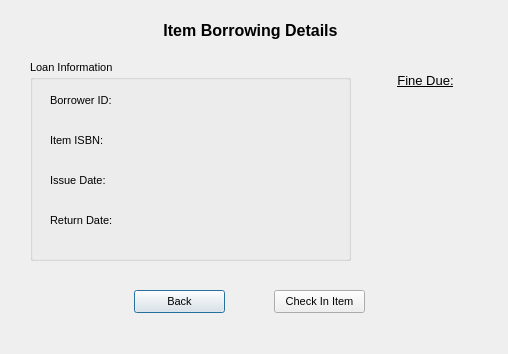
<?xml version="1.0" encoding="UTF-8"?>
<ui version="4.0">
 <class>ReturnItemWindow</class>
 <widget class="QDialog" name="ReturnItemWindow">
  <property name="geometry">
   <rect>
    <x>0</x>
    <y>0</y>
    <width>508</width>
    <height>354</height>
   </rect>
  </property>
  <property name="font">
   <font>
    <pointsize>12</pointsize>
    <weight>75</weight>
    <bold>true</bold>
   </font>
  </property>
  <property name="windowTitle">
   <string>Dialog</string>
  </property>
  <widget class="QLabel" name="label">
   <property name="geometry">
    <rect>
     <x>100</x>
     <y>20</y>
     <width>301</width>
     <height>21</height>
    </rect>
   </property>
   <property name="text">
    <string>Item Borrowing Details</string>
   </property>
   <property name="alignment">
    <set>Qt::AlignCenter</set>
   </property>
  </widget>
  <widget class="QGroupBox" name="groupBox">
   <property name="geometry">
    <rect>
     <x>30</x>
     <y>60</y>
     <width>321</width>
     <height>201</height>
    </rect>
   </property>
   <property name="font">
    <font>
     <pointsize>8</pointsize>
     <weight>50</weight>
     <bold>false</bold>
    </font>
   </property>
   <property name="title">
    <string>Loan Information</string>
   </property>
   <widget class="QLabel" name="sdfgh_2">
    <property name="geometry">
     <rect>
      <x>20</x>
      <y>30</y>
      <width>71</width>
      <height>21</height>
     </rect>
    </property>
    <property name="text">
     <string>Borrower ID:</string>
    </property>
   </widget>
   <widget class="QLabel" name="dsfg">
    <property name="geometry">
     <rect>
      <x>20</x>
      <y>70</y>
      <width>71</width>
      <height>21</height>
     </rect>
    </property>
    <property name="text">
     <string>Item ISBN:</string>
    </property>
   </widget>
   <widget class="QLabel" name="sdfgh">
    <property name="geometry">
     <rect>
      <x>20</x>
      <y>110</y>
      <width>71</width>
      <height>21</height>
     </rect>
    </property>
    <property name="text">
     <string>Issue Date:</string>
    </property>
   </widget>
   <widget class="QLabel" name="bid_4">
    <property name="geometry">
     <rect>
      <x>20</x>
      <y>150</y>
      <width>71</width>
      <height>21</height>
     </rect>
    </property>
    <property name="text">
     <string>Return Date:</string>
    </property>
   </widget>
   <widget class="QLabel" name="bid">
    <property name="geometry">
     <rect>
      <x>100</x>
      <y>30</y>
      <width>171</width>
      <height>21</height>
     </rect>
    </property>
    <property name="text">
     <string/>
    </property>
   </widget>
   <widget class="QLabel" name="iid">
    <property name="geometry">
     <rect>
      <x>100</x>
      <y>70</y>
      <width>171</width>
      <height>21</height>
     </rect>
    </property>
    <property name="text">
     <string/>
    </property>
   </widget>
   <widget class="QLabel" name="idate">
    <property name="geometry">
     <rect>
      <x>100</x>
      <y>110</y>
      <width>171</width>
      <height>21</height>
     </rect>
    </property>
    <property name="text">
     <string/>
    </property>
   </widget>
   <widget class="QLabel" name="rdate">
    <property name="geometry">
     <rect>
      <x>100</x>
      <y>150</y>
      <width>171</width>
      <height>21</height>
     </rect>
    </property>
    <property name="text">
     <string/>
    </property>
   </widget>
  </widget>
  <widget class="QLabel" name="label_2">
   <property name="geometry">
    <rect>
     <x>380</x>
     <y>70</y>
     <width>91</width>
     <height>21</height>
    </rect>
   </property>
   <property name="font">
    <font>
     <pointsize>10</pointsize>
     <weight>50</weight>
     <bold>false</bold>
     <underline>true</underline>
    </font>
   </property>
   <property name="text">
    <string>Fine Due:</string>
   </property>
   <property name="alignment">
    <set>Qt::AlignCenter</set>
   </property>
  </widget>
  <widget class="QLabel" name="fine">
   <property name="geometry">
    <rect>
     <x>380</x>
     <y>110</y>
     <width>91</width>
     <height>21</height>
    </rect>
   </property>
   <property name="font">
    <font>
     <pointsize>10</pointsize>
     <weight>50</weight>
     <bold>false</bold>
     <underline>true</underline>
    </font>
   </property>
   <property name="text">
    <string/>
   </property>
   <property name="alignment">
    <set>Qt::AlignCenter</set>
   </property>
  </widget>
  <widget class="QPushButton" name="pushButton">
   <property name="geometry">
    <rect>
     <x>134</x>
     <y>290</y>
     <width>91</width>
     <height>23</height>
    </rect>
   </property>
   <property name="font">
    <font>
     <pointsize>8</pointsize>
     <weight>50</weight>
     <bold>false</bold>
    </font>
   </property>
   <property name="text">
    <string>Back</string>
   </property>
  </widget>
  <widget class="QPushButton" name="pushButton_2">
   <property name="geometry">
    <rect>
     <x>274</x>
     <y>290</y>
     <width>91</width>
     <height>23</height>
    </rect>
   </property>
   <property name="font">
    <font>
     <pointsize>8</pointsize>
     <weight>50</weight>
     <bold>false</bold>
    </font>
   </property>
   <property name="text">
    <string>Check In Item</string>
   </property>
  </widget>
 </widget>
 <resources/>
 <connections/>
</ui>
